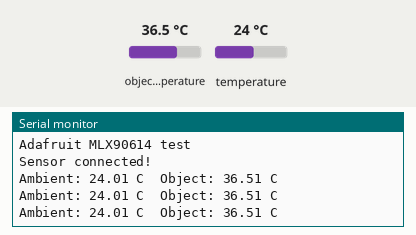
Bench run of a sketch on a simulated Arduino Uno, built with avr-gcc and run on an emulated ATmega328P. On the bench: the last lines printed to the serial monitor. Inputs (shaded band) come from the test bench; at power-on: object temperature 36.5 °C, temperature 24 °C.

Above: at 1.3 s.
1.4 s: object temperature set to 20 °C
At 1.9 s:
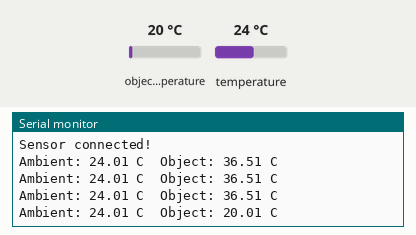
2.9 s: temperature set to 12 °C
At 3.4 s:
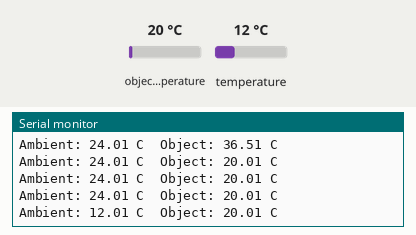
4.4 s: object temperature set to 26 °C
At 4.9 s:
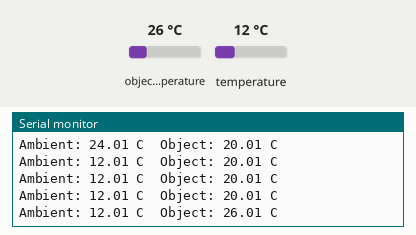
Timing chart, 0 to 7.4 s (numbered marks = the images above; inputs shaded):
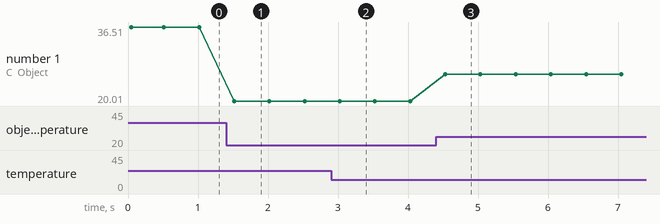

Measured:
- after the input at 1.4 s, the serial monitor: prints a new line after 0.12 s (image 1)
- after the input at 2.9 s, the serial monitor: prints a new line after 0.13 s (image 2)
- after the input at 4.4 s, the serial monitor: prints a new line after 0.13 s (image 3)
- plotted number 1: 36.51 → 20.01 after the input at 1.4 s, 20.01 → 26.01 after the input at 4.4 s

The sketch:

GY-906_MLX90614ESF_test.ino
```cpp
#include <Wire.h>
#include <Adafruit_MLX90614.h>

// สร้างอ็อบเจกต์สำหรับเซนเซอร์
Adafruit_MLX90614 mlx = Adafruit_MLX90614();

void setup() {
  Serial.begin(9600); // เริ่มต้น Serial Monitor
  Serial.println("Adafruit MLX90614 test");

  // เริ่มต้นการทำงานของเซนเซอร์
  if (!mlx.begin()) {
    Serial.println("Error connecting to MLX sensor. Check wiring.");
    while (1); // ถ้าเชื่อมต่อไม่ได้ ให้ค้างไว้ตรงนี้
  }

  Serial.println("Sensor connected!");
}

void loop() {
  // อ่านค่าอุณหภูมิรอบข้าง (Ambient)
  Serial.print("Ambient: ");
  Serial.print(mlx.readAmbientTempC());
  Serial.print(" C\t");

  // อ่านค่าอุณหภูมิวัตถุ (Object)
  Serial.print("Object: ");
  Serial.print(mlx.readObjectTempC());
  Serial.println(" C");

  // ถ้าต้องการหน่วยฟาเรนไฮต์ ให้ใช้ .readAmbientTempF() และ .readObjectTempF()

  delay(500); // หน่วงเวลา 0.5 วินาที ก่อนวัดครั้งถัดไป
}
```
